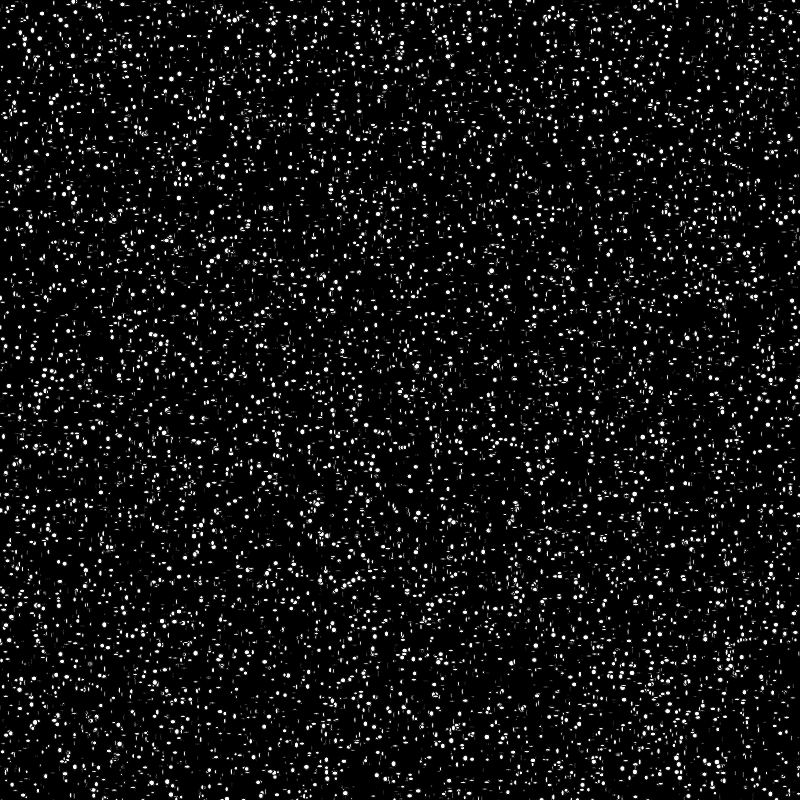
Frame 1 (no input)
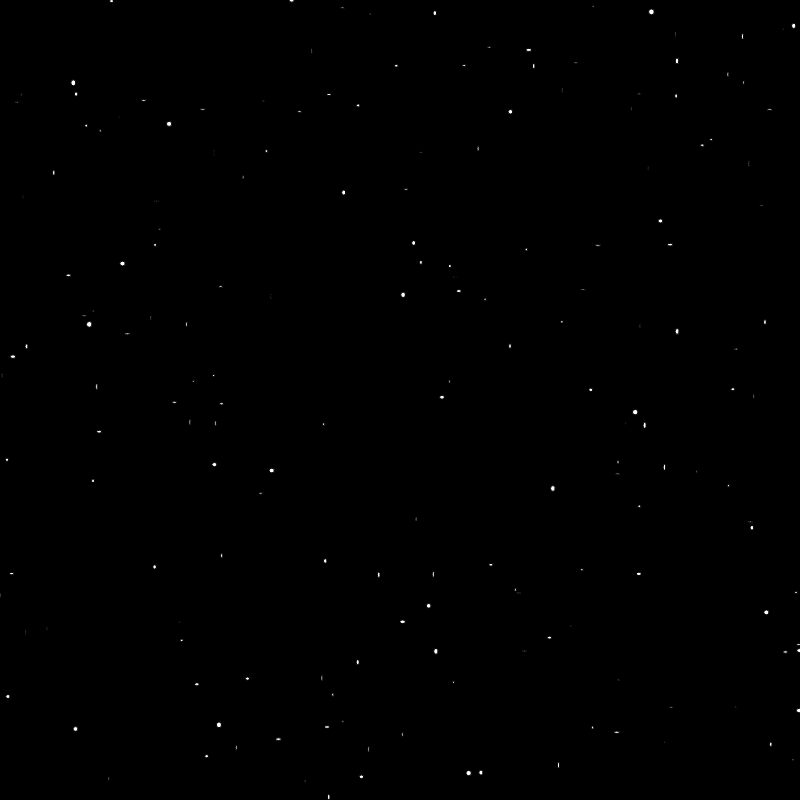
Frame 60 (no input)
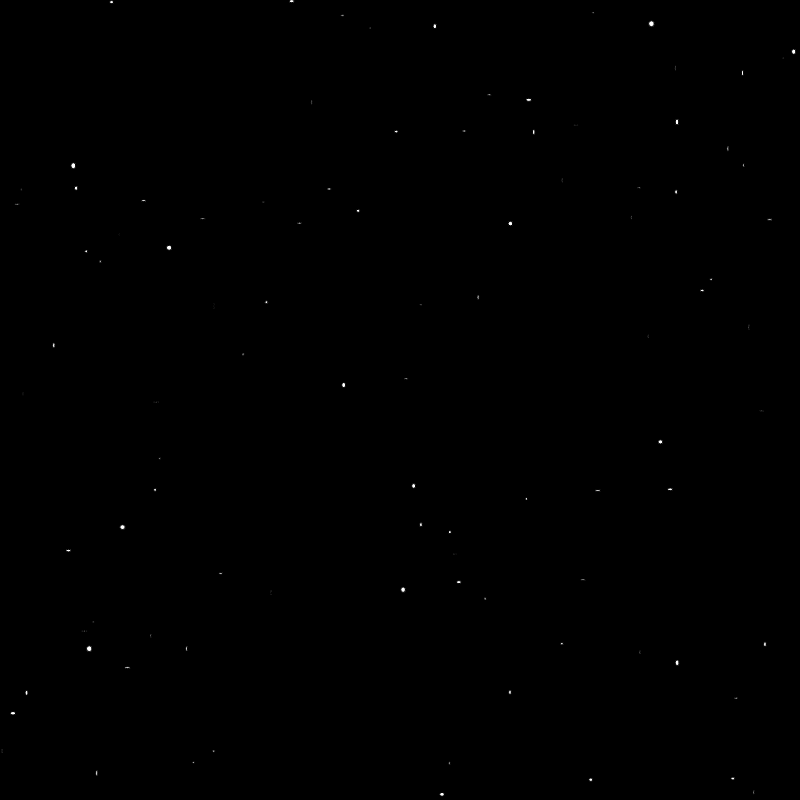
Frame 120 (the mouse pressed at the canvas centre since frame 60)

The p5.js sketch that drew these frames (run headless with seeded random() and noise() and a simulated clock; from frame 60 on, the mouse is pressed at the canvas centre):

// p5.js sketch
// ── sketch.js

  var snowFlakes = [];
  var number_of_flakes = 10000;
function setup() {
    createCanvas(800,800);
    frameRate(20);
for (var i = 0; i < number_of_flakes; i++){

    snowFlakes[i] = {
        x: random(0, width),
        y: 0,
        xrange: random(1,6),
        yrange: random(1,6),
        scale: random(0,windowWidth),
        display: function(){
          this.y++;

          push();
          var alpha = map(this.y,windowHeight/2,width,50);
          alpha = constrain(alpha,0,255);
          fill(255,255,255,alpha);
          ellipse(this.x,this.y * this.scale,this.xrange,this.yrange);
          //ellipse(this.x, this.y * this.scale, random(this.xrange, this.xrange), random(this.yrange, this.yrange) );
          //ellipse(this.x,this.y*this.scale,random(1,5),random(1,5));
          pop();
        },

        boundCheck: function(){
          if (this.y >= windowHeight) {this.y = snowFlake.scale;}
          //if (this.y >= windowHight){this.y = 1;}
          if (this.y >= windowHeight) {this.x = random(0, width);}
          if (this.x >= windowWidth) {this.x = random(0,width);}
          if (this.x <= 0) {this.x = 0 + 2;}
        },
    };
 }
}

function draw() {
    background(0);
  for(var i = 0; i < snowFlakes.length; i++) {
    snowFlakes[i].display();
    snowFlakes[i].boundCheck();
  }
}
